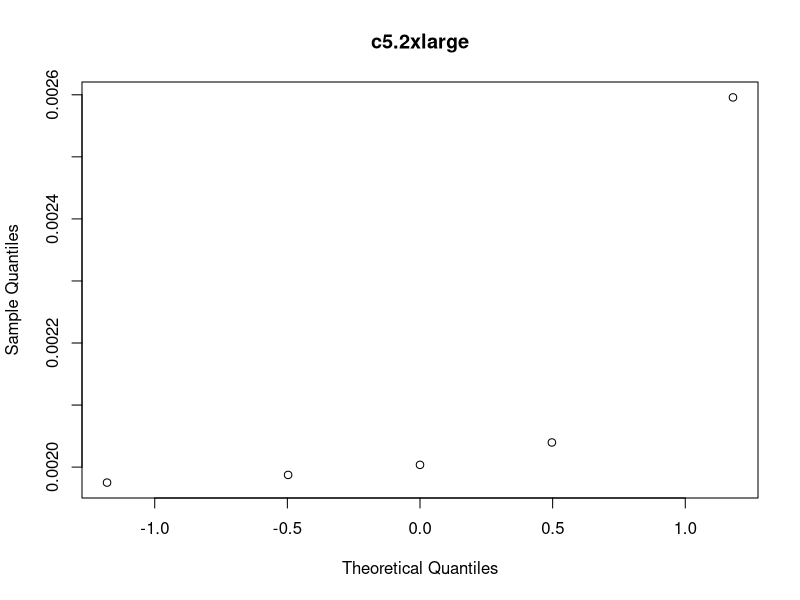
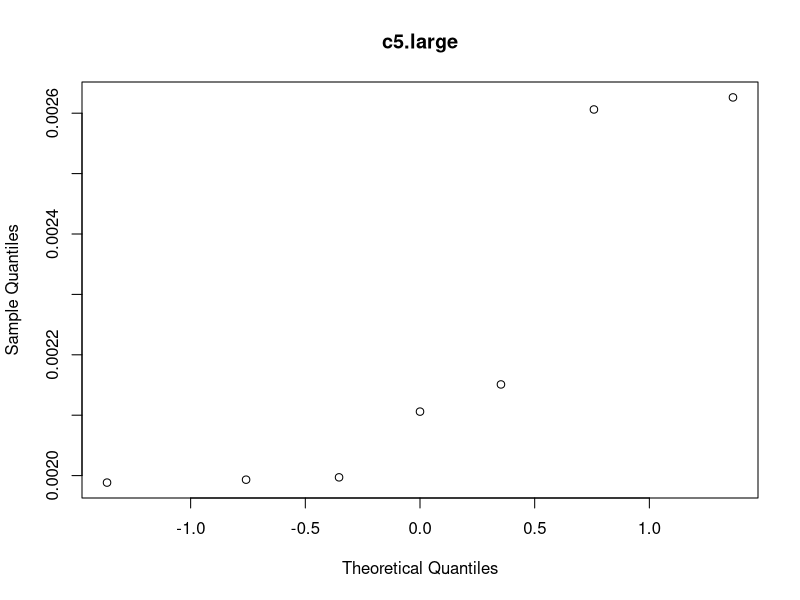
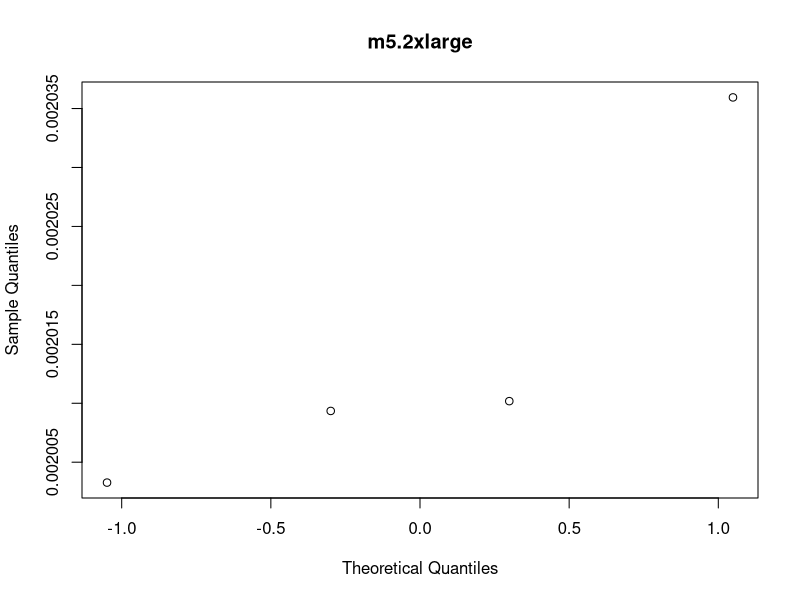
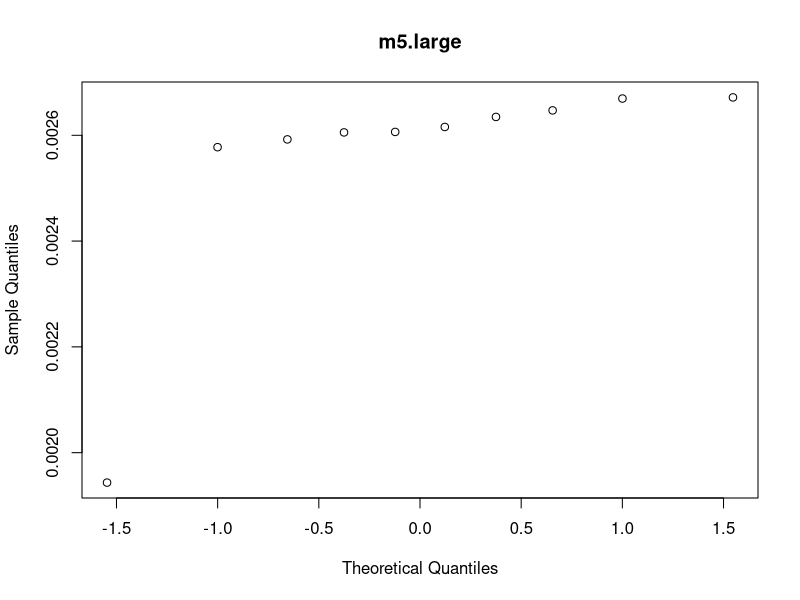
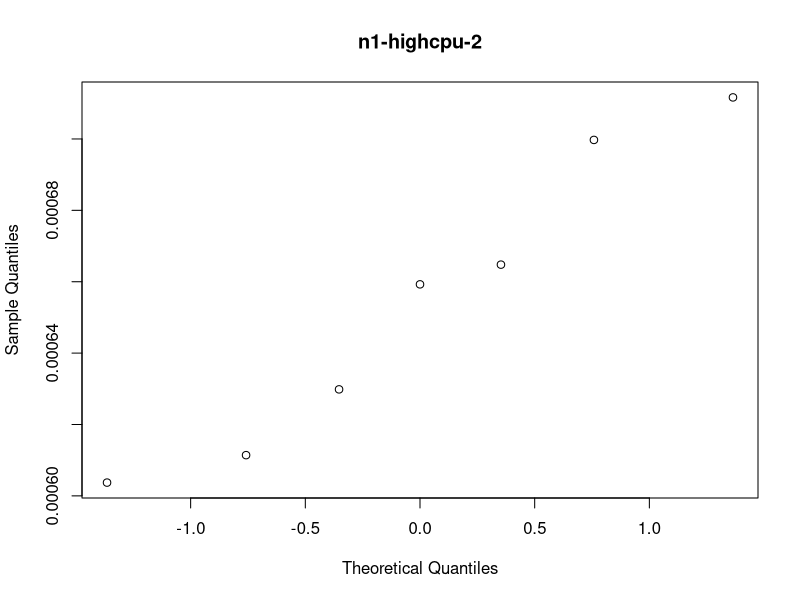
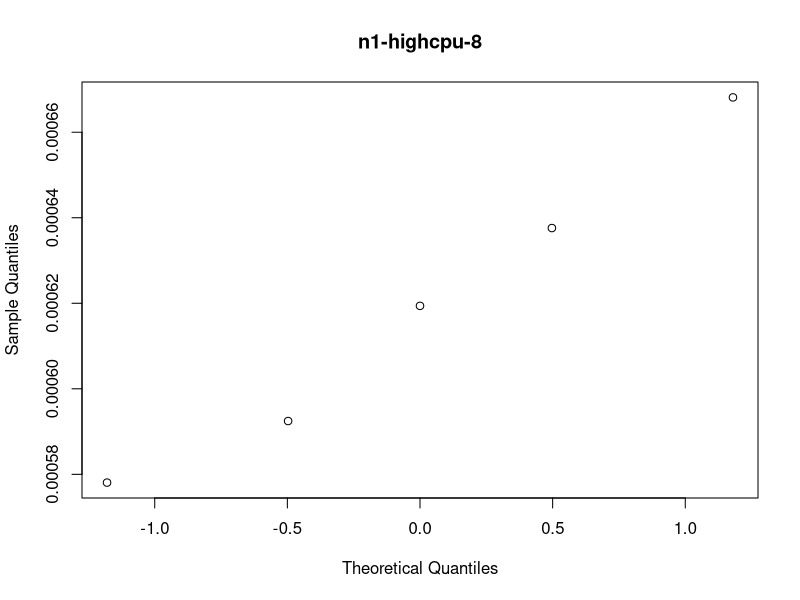
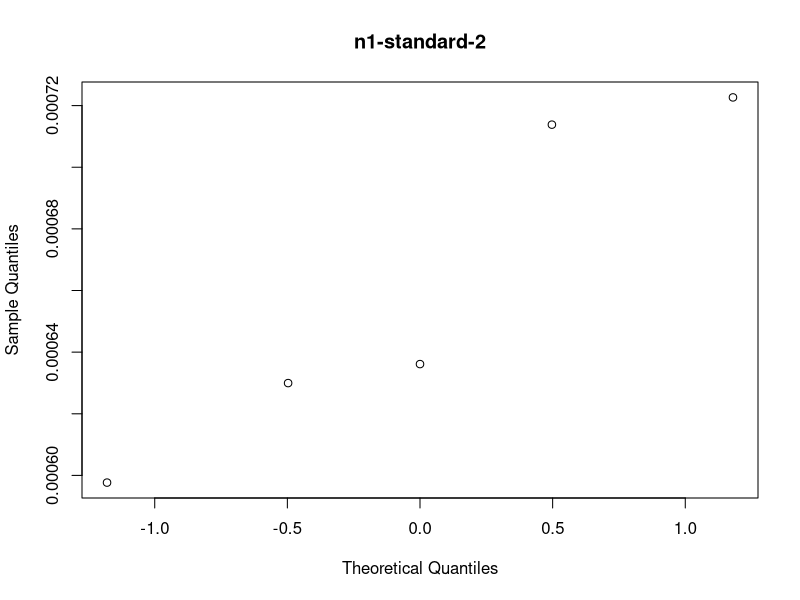
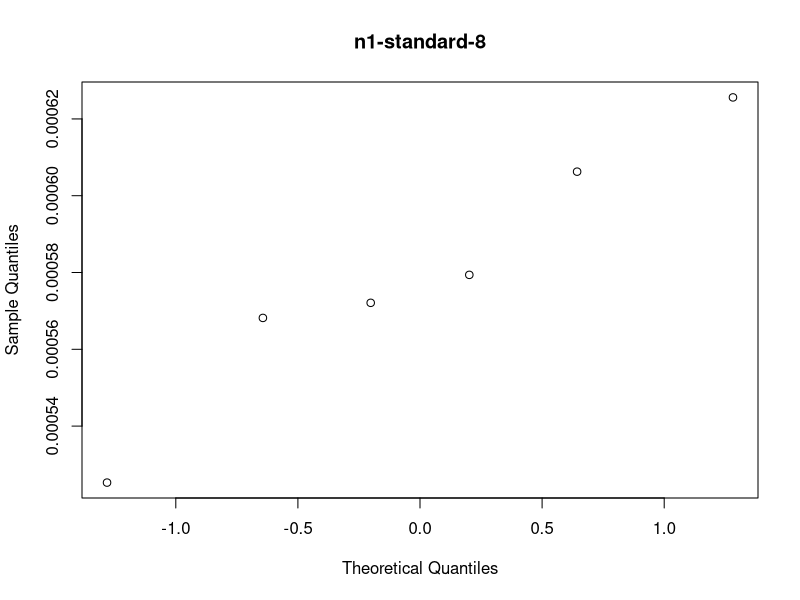

These figures' R source, in order:
library(ggplot2)

logs <- read.csv("curltest_results.csv")
logs$instance <- as.factor(logs$instance)
instance_types <- levels(logs$instance)

remove_square_brackets <- function(string, edge_length=1) {
  return(substr(string, 1+edge_length, nchar(string)-(edge_length)))
}

logs$cpu <- vapply(as.character(logs$cpu), function(x) return(strtoi(remove_square_brackets(x))), c(1))
google_logs = logs[logs$provider == "['google']",]
aws_logs = logs[logs$provider == "['aws']",]
levels(logs$provider) <- c("Amazon EC2", "Google Compute Engine")

# logs$score <- logs$throughput

ns <- c()
## Score
score_means = c()
score_sds = c()
score_relsds = c()
### Score/price
value_means = c()
value_sds = c()
value_relsds = c()

for (i in instance_types) {
  print(i)
  ns <- c(ns, nrow(logs[logs$instance==i,]))
  s_mean <- mean(logs[logs$instance==i,]$score)
  s_sd <- sd(logs[logs$instance==i,]$score)
  print(paste("Mean:", s_mean))
  score_means <- c(score_means, s_mean)
  print(paste("SD:", s_sd))
  print(paste("n:", nrow(logs[logs$instance==i,])))
  score_sds <- c(score_sds, s_sd)
  score_relsds <- c(score_relsds, s_sd/s_mean)
  qqnorm(logs[logs$instance==i,]$score, main=i)
  # print(shapiro.test(logs[logs$instance==i,]$score))
  v_mean <- mean(logs[logs$instance==i,]$value)
  v_sd <- sd(logs[logs$instance==i,]$value)
  print(paste("Mean:", v_mean))
  value_means <- c(value_means, v_mean)
  print(paste("SD:", v_sd))
  value_sds <- c(value_sds, v_sd)
  value_relsds <- c(value_relsds, v_sd/v_mean)
}


names(score_means) <- instance_types
names(score_sds) <- instance_types
names(score_relsds) <- instance_types 

names(value_means) <- instance_types
names(value_sds) <- instance_types
names(value_relsds) <- instance_types 

ggplot(logs, aes(score)) +
  geom_histogram() +
  facet_wrap(~instance)

ggplot(logs, aes(as.factor(cpu), score, color=provider)) +
  geom_boxplot() + 
  xlab("vCPU #") + ylab("vBench Score") +
  labs(title="vbench scores for different cloud configurations") +
  facet_grid(cols=vars(type))

ggplot(logs, aes(as.factor(cpu), score)) +
  geom_boxplot() + 
  facet_grid(rows=vars(provider), cols=vars(type), scales="free_y")

ggplot(google_logs, aes(as.factor(cpu), score)) +
  geom_boxplot() + 
  facet_grid(cols=vars(type))
ggplot(aws_logs, aes(as.factor(cpu), score)) +
  geom_boxplot() + 
  facet_grid(cols=vars(type))

ggplot(logs, aes(score, color=as.factor(cpu))) +
  geom_freqpoly(aes(y=..density..), alpha=0.7) +
  facet_grid(rows=vars(provider), cols=vars(type))

ggplot(logs, aes(x=cpu, y=score, shape=provider, color=type)) + geom_point(size=3)


ggplot(logs, aes(as.factor(cpu), value, color=provider)) +
  geom_boxplot() + 
  xlab("vCPU #") + ylab("Score/Price") +
  labs(title="Objective function result (vbench score / price per hour) for different cloud configurations") +
  facet_grid(cols=vars(type), scales="free_y")

ggplot(logs, aes(as.factor(cpu), value)) +
  geom_boxplot() + 
  facet_grid(rows=vars(provider), cols=vars(type), scales="free_y")

ggplot(google_logs, aes(as.factor(cpu), value)) +
  geom_boxplot() + 
  facet_grid(cols=vars(type))

ggplot(aws_logs, aes(as.factor(cpu), value)) +
  geom_boxplot() + 
  facet_grid(cols=vars(type))


ggplot(logs, aes(value, color=as.factor(cpu))) +
  geom_freqpoly(aes(y=..density..), alpha=0.7) +
  facet_grid(rows=vars(provider), cols=vars(type))

ggplot(logs, aes(value, color=as.factor(cpu))) +
  geom_histogram(aes(y=..density..), alpha=0.7) +
  facet_grid(rows=vars(provider), cols=vars(type))

ggplot(logs, aes(x=cpu, y=value, shape=provider, color=type)) + geom_point(size=3)
